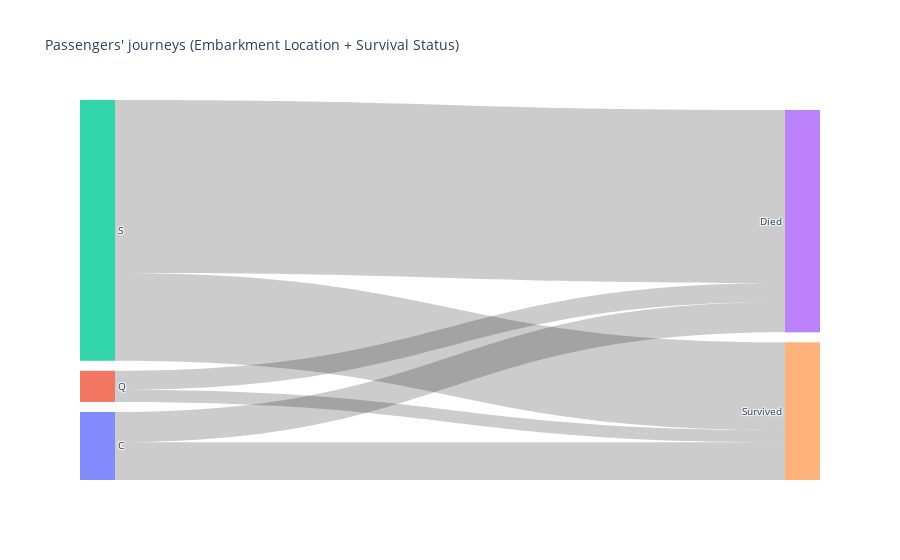

Notebook source saved alongside this figure:
### Markdown cell above
### 2. Visualizing passengers' journeys using their embarking locations and their survival status using Sankey diagrams (30%)
[Sankey diagrams](https://plot.ly/python/sankey-diagram/) are flow diagrams that visualize the flow from one category to another. The [plotly framework](https://plot.ly/python/) provides an interface for you to use these advanced (and even interactive!) graphs.

Plot a Sankey diagram to visualize how many passengers from each embarking location survived resp. died during the trip on the Titanic.

![Example Sankey Diagram](https://plot.ly/~PythonPlotBot/2588/basic-sankey-diagram.png)

First off, work through the example [Basic Sankey Diagram](https://plotly.com/python/sankey-diagram/) provided to you by the official docs of plotly. Then, prepare the data in the Titanic data set in a way that it fits the format expected by plotly's Sankey diagram interface. You may also want to have a look at the example [Hovertemplate and customdata of Sankey diagrams](https://plotly.com/python/sankey-diagram/#hovertemplate-and-customdata-of-sankey-diagrams) to get a better idea on how to format your data.

So basically what it boils down to is this:

You need to define a `source`, `target` and `value` for each _stream_, whereby the `source` gives information about a passenger's embarking location, the `target` indicates whether a passenger survived or died and the `value` corresponds to the number of passengers to be visualized as part of this _stream_.

### Code cell
# YOUR CODE HERE
import plotly.graph_objects as go

grouped_data = df.groupby(['Embarked', 'Survived']).size().reset_index(name='PassengerCount')

locations = grouped_data['Embarked'].unique()

location_codes = {location: idx for idx, location in enumerate(locations)}

grouped_data['Source'] = grouped_data['Embarked'].map(location_codes)

sankey_fig = go.Figure(go.Sankey(
    node=dict(
        pad=10,
        thickness=35,
        line=dict(color="black", width=0),
        label=locations.tolist() + ['Died', 'Survived']
    ),
    link=dict(
        source=grouped_data['Source'],
        target=[len(locations)] * len(grouped_data) + grouped_data['Survived'],
        value=grouped_data['PassengerCount'],
    )
))

sankey_fig.update_layout(title_text="Passengers' journeys (Embarkment Location + Survival Status)",
                         font_size=10)

sankey_fig.show()

### Figure 1 — Plotly figure (JSON) as saved in the notebook; plotly's stock layout.template omitted (floating-point values rounded to 4 significant figures)
{"data": [{"link": {"source": [0, 0, 1, 1, 2, 2], "target": [3, 4, 3, 4, 3, 4], "value": [75, 93, 47, 30, 427, 217]}, "node": {"label": ["C", "Q", "S", "Died", "Survived"], "line": {"color": "black", "width": 0}, "pad": 10, "thickness": 35}, "type": "sankey"}], "layout": {"font": {"size": 10}, "title": {"text": "Passengers' journeys (Embarkment Location + Survival Status)"}}}
